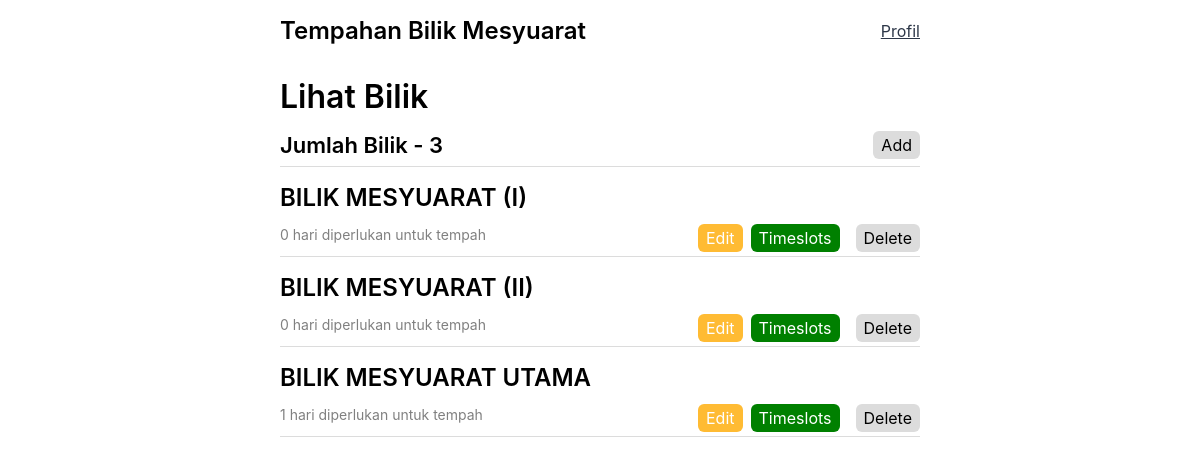
The page /tempah/manage/rooms (signed in) on the database its author committed.
### booking/models.py (models this page shows, shortened)
class Room(models.Model):
    name = models.CharField(max_length=30)
    advance_booking = models.IntegerField()
    booked = models.BooleanField(default=False)
    USERNAME_FIELD = "name"
    class Meta:
        ordering = ["name"]
        verbose_name = "Bilik"
        verbose_name_plural = "Bilik"

### booking/views.py (the view)
# urls.py: path("manage/rooms", views.viewRooms, name="view-rooms"),
@staff_member_required
def viewRooms(request):
    rooms = Room.objects.all()
    total_rooms = len(rooms)
    context = {"rooms": rooms, "total_rooms": total_rooms}
    return render(request, "booking/view_rooms.html", context)

### booking/models.py (called while the page is built)
    @property
    def is_staff(self):
        return self.staff

### booking/templates/booking/view_rooms.html (shortened to what this page needs)
  {% extends 'layout.html' %}
  {% block content %}
  {% if user.staff or user.admin %}
  <div class="rooms-wrapper">
    <h1>Lihat Bilik</h1>
    {% if not rooms %}
    <div class="info-wrapper">
      <p class="info">Tiada Bilik Dijumpai!</p>
    </div>
    {% else %}
    <div class="view-rooms-sub">
      <div class="total-rooms">
        <h3>Jumlah Bilik - {{total_rooms}}</h3>
      </div>
      <div>
        <a href="{% url 'add-rooms' %}" class="btn btn-lg btn-tertiary">Add</a>
      </div>
    </div>
    {% for room in rooms %}
    <div class="room-wrapper">
      <div class="room-header">
        <span><h2>{{room.name}}</h2></span>
      </div>
      <div class="room-body">
        <div>
          <div>
            <p class="advance">
              {{room.advance_booking}} hari diperlukan untuk tempah
            </p>
          </div>
        </div>
        <div class="room-btn-wrapper">
          <div>
            <a
              class="btn btn-secondary btn-md"
              href="{% url 'update-room' room.id %}"
              >Edit</a
            >
          </div>
          <div>
            <a
              class="btn btn-primary btn-md"
              href="{% url 'view-timeslots' room.id %}"
              >Timeslots</a
            >
          </div>
          <div>
            <a
              class="btn btn-tertiary btn-md"
              href="{% url 'delete-room' room.id %}"
              >Delete</a
            >
          </div>
        </div>
      </div>
    </div>
    {% endfor %} {% endif %}
  </div>
  {% else %}
  <h2>Access Denied!</h2>
  {% endif %} {% endblock content %}

### static/styles/layout.css (style rules this page uses)
* { margin: 0; padding: 0; border: 0; }
body { font-family: -apple-system, BlinkMacSystemFont, "Segoe UI", Roboto, Oxygen, Ubuntu, Cantarell, "Open Sans", "Helvetica Neue", sans-serif; text-align: center; }
h1 { font-size: 1.625rem; font-weight: 500; }
h2 { font-size: 1.375rem; font-weight: 500; }
h2 { font-size: 1.25rem; font-weight: 500; }
p { color: #2d3748; }
@media only screen and (min-width: 640px) { h1 { font-size: 2rem; font-weight: 600; } }
@media only screen and (min-width: 640px) { h2 { font-size: 1.5rem; font-weight: 600; } }
@media only screen and (min-width: 640px) { h3 { font-size: 1.375rem; font-weight: 600; } }

### booking/templates/booking/view_rooms.html (style rules this page uses)
h1 { margin-bottom: 1rem; }
.view-rooms-sub { display: flex; justify-content: space-between; align-items: center; margin-bottom: 1rem; padding-bottom: 0.5rem; border-bottom: 1px solid gainsboro; }
.room-wrapper { margin-bottom: 1rem; padding-bottom: 0.5rem; border-bottom: 1px solid gainsboro; }
.room-header { display: flex; align-items: center; justify-content: space-between; gap: 2rem; }
.room-body { margin-top: 0.5rem; }
.room-btn-wrapper { display: flex; align-items: center; gap: 0.5rem; margin-top: 0.5rem; }
.advance { color: gray; font-size: 0.875rem; }
@media only screen and (min-width: 460px) { .room-body { display: flex; justify-content: space-between; align-items: center; } }

### templates/layout.html (style rules this page uses)
.btn { text-decoration: none; cursor: pointer; }
.btn-md { padding: 0.25rem 0.5rem; border-radius: 0.375rem; }
.btn-lg { padding: 0.25rem 0.5rem; border-radius: 0.375rem; }
.btn-primary { background-color: green; color: white; }
.btn-secondary { background-color: #ffbb33; color: white; }
.btn-tertiary { background-color: gainsboro; color: black; }
@media only screen and (min-width: 640px) { .btn-tertiary { margin-left: 0.5rem; } }

### rows shown on the page
Room: name "BILIK MESYUARAT (I)", advance_booking "0"
Room: name "BILIK MESYUARAT (II)", advance_booking "0"
Room: name "BILIK MESYUARAT UTAMA", advance_booking "1"

### other values the page prints
{{ total_rooms }} "3"
